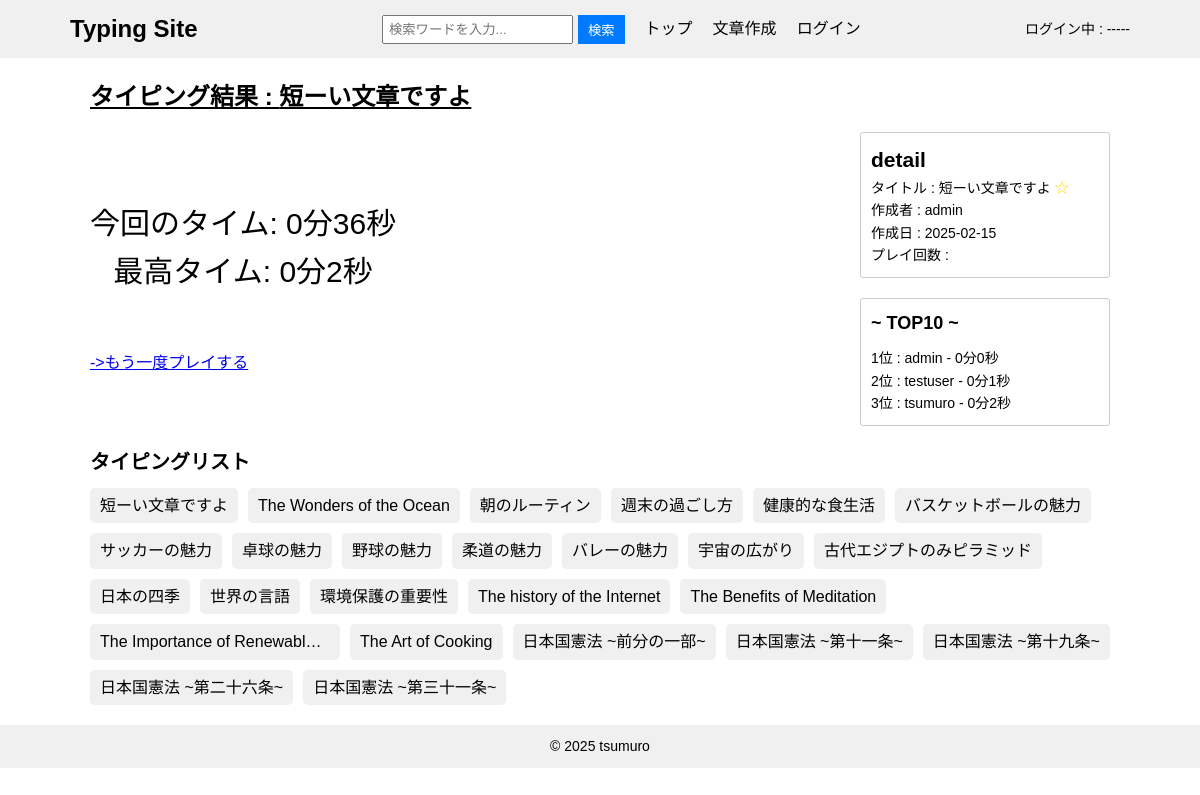
Page /result/36/36/ on the earlier database version.
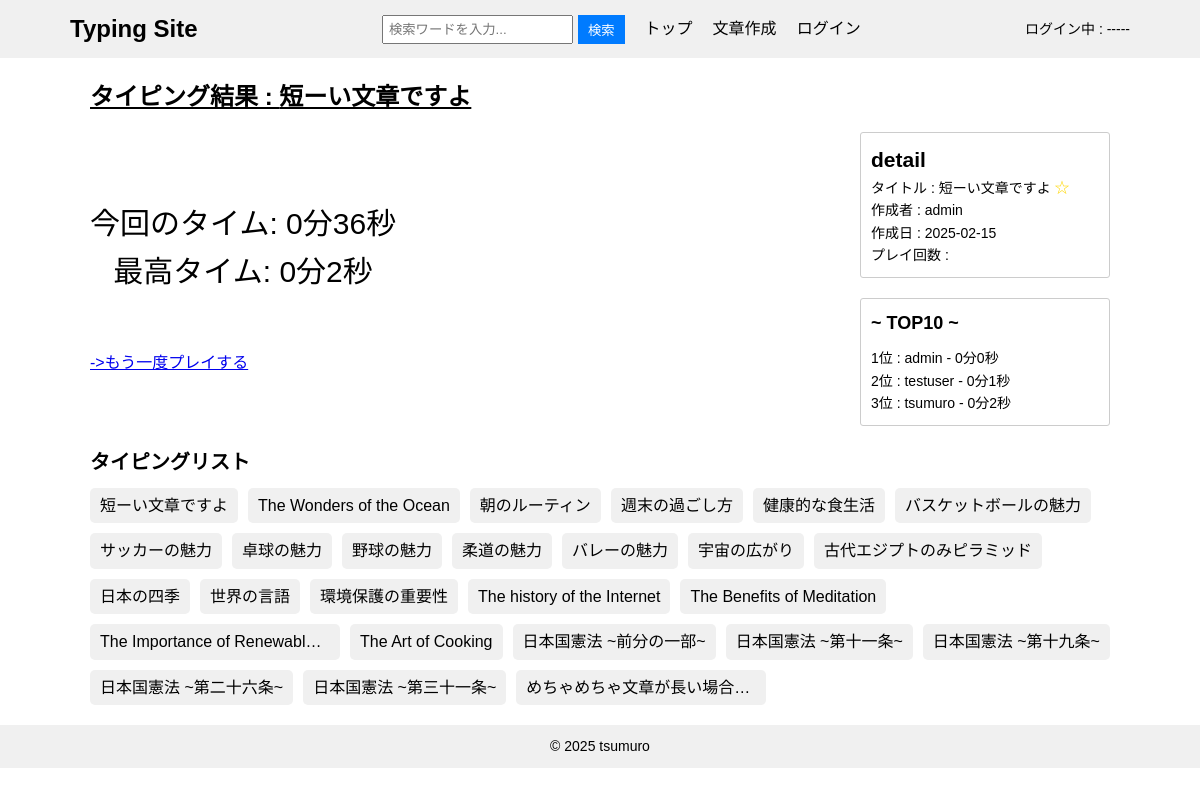
Same page on the later database version.
### typingapp/models.py (models this page shows, shortened)
class History(models.Model):
    user = models.ForeignKey(CustomUser, on_delete=models.CASCADE)
    title = models.ForeignKey(Content, on_delete=models.CASCADE)
    typing_time = models.IntegerField()

### accounts/models.py (models this page shows)
class CustomUser(AbstractUser):
    pass

### contentapp/models.py (models this page shows)
class Content(models.Model):
    user = models.ForeignKey(
        settings.AUTH_USER_MODEL,
        on_delete=models.SET_NULL,
        null=True,
        blank=True
    )
    title = models.CharField(max_length=50, unique=True)
    sentence = models.TextField()
    category = models.ForeignKey(
        Category,
        on_delete=models.SET_NULL,
        null=True,
        blank=True,
    )
    is_public = models.BooleanField(default=True)
    play_count = models.IntegerField(default=0)
    created_at = models.DateTimeField(auto_now_add=True)
    def __str__(self):
        return self.title

### typingapp/views.py (the view)
# urls.py: path('result/<int:pk>/<int:typing_time>/', views.ResultView.as_view(), name='result'),
class ResultView(generic.DetailView):
    model = History
    template_name = "result.html"
    context_object_name = "history"
    def get_context_data(self, **kwargs):
        context = super().get_context_data(**kwargs)
        typing_time = self.kwargs.get("typing_time")
        context["typing_time"] = int(typing_time)
        context["is_best_time"] = typing_time == self.object.typing_time
        context['ranking_list'] = History.objects.filter(title__title=self.object.title).order_by("typing_time")
        context['content_list'] = Content.objects.filter(is_public=True).order_by('-play_count')
        return context

### templatetags/custom_filters.py (called while the page is built)
@register.filter
def format_duration(seconds):
    minutes = seconds // 60
    remaining_seconds = seconds % 60
    return f"{minutes}分{remaining_seconds}秒"

### typingapp/templates/result.html (shortened to what this page needs)
{% extends "base.html" %}
{% load custom_filters %}
{% block contents %}
<div class="index-content">
    <div class="typing-content">
        <div id="title">
            <p><strong>タイピング結果 : {{ history.title }} </strong></p>
        </div>
        <div class="result-time">
            {% if is_best_time %}
                <p style="color: green; font-weight: bold;">🎉 最高タイムです！ {{ typing_time|format_duration }} 🎉</p>
            {% else %}
                <p>今回のタイム: {{ typing_time|format_duration }} </p>
                <p>最高タイム: {{ history.typing_time|format_duration }} </p>
            {% endif %}
        </div>
        <div id="result-comment">
            <a href="{% url "typingapp:typing" history.title.pk %}">->もう一度プレイする</a>
        </div>
    </div>
    <div class="info-content">
        <div class="detail-list">
            <form method="post">
                <p>
                    <h2>detail</h2>
                    タイトル : {{ history.title }}
                    {% if is_favorite %}
                    <input type="hidden" name="action" value="delete_favorite">
                    <button id="favorite-button" type="submit">★</button>
                    {% else %}
                    <button id="favorite-button" type="submit">☆</button>
                    {% endif %}
                    <br>
                    作成者 : {{ history.title.user }}
                    <br>
                    作成日 : {{ history.title.created_at|date:"Y-m-j" }}
                    <br>
                    プレイ回数 : {{ hitory.title.play_count }}
                </p>
            </form>
        </div>
        <div class="ranking_list">
            <h2>~ TOP10 ~</h2>
            <ul>
                {% for ranking in ranking_list|slice:":10" %}
                    <li>{{ forloop.counter }}位 : {{ ranking.user }} - {{ ranking.typing_time|format_duration }}</li>
                {% empty %}
                    <li>まだランキングがありません</li>
                {% endfor %}
            </ul>
        </div>
    </div>
</div>
<div class="content-list">
    <h2>タイピングリスト</h2>
    <ul>
        {% for content in content_list %}
        <li><a href="{% url "typingapp:typing" content.pk %}">{{ content.title }}</a></li>
        {% endfor %}
    </ul>
</div>
{% endblock %}

Differences in the rows shown:
added Content: title "めちゃめちゃ文章が長い場合…"
